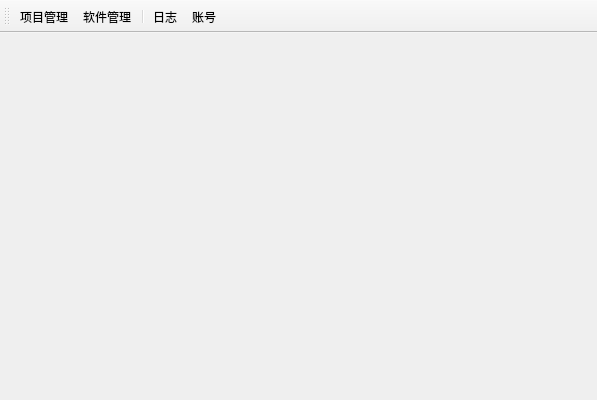
<?xml version="1.0" encoding="UTF-8"?>
<ui version="4.0">
 <class>SIMSClass</class>
 <widget class="QMainWindow" name="SIMSClass">
  <property name="geometry">
   <rect>
    <x>0</x>
    <y>0</y>
    <width>597</width>
    <height>400</height>
   </rect>
  </property>
  <property name="windowTitle">
   <string>SIMS</string>
  </property>
  <widget class="QWidget" name="centralWidget">
   <property name="styleSheet">
    <string notr="true">background-image: url(:/background/background.jpg);</string>
   </property>
   <layout class="QHBoxLayout" name="horizontalLayout">
    <property name="spacing">
     <number>0</number>
    </property>
    <property name="leftMargin">
     <number>0</number>
    </property>
    <property name="topMargin">
     <number>0</number>
    </property>
    <property name="rightMargin">
     <number>0</number>
    </property>
    <property name="bottomMargin">
     <number>0</number>
    </property>
   </layout>
  </widget>
  <widget class="QMenuBar" name="menuBar">
   <property name="geometry">
    <rect>
     <x>0</x>
     <y>0</y>
     <width>597</width>
     <height>18</height>
    </rect>
   </property>
  </widget>
  <widget class="QToolBar" name="mainToolBar">
   <attribute name="toolBarArea">
    <enum>TopToolBarArea</enum>
   </attribute>
   <attribute name="toolBarBreak">
    <bool>false</bool>
   </attribute>
   <addaction name="project"/>
   <addaction name="software"/>
   <addaction name="separator"/>
   <addaction name="log"/>
   <addaction name="account"/>
  </widget>
  <action name="project">
   <property name="icon">
    <iconset resource="SIMS.qrc">
     <normaloff>:/icons/icons/project.png</normaloff>:/icons/icons/project.png</iconset>
   </property>
   <property name="text">
    <string>项目管理</string>
   </property>
  </action>
  <action name="software">
   <property name="icon">
    <iconset resource="SIMS.qrc">
     <normaloff>:/icons/icons/software.png</normaloff>:/icons/icons/software.png</iconset>
   </property>
   <property name="text">
    <string>软件管理</string>
   </property>
   <property name="toolTip">
    <string>软件管理</string>
   </property>
  </action>
  <action name="account">
   <property name="icon">
    <iconset resource="SIMS.qrc">
     <normaloff>:/icons/icons/account.png</normaloff>:/icons/icons/account.png</iconset>
   </property>
   <property name="text">
    <string>账号</string>
   </property>
   <property name="toolTip">
    <string>账号</string>
   </property>
  </action>
  <action name="log">
   <property name="icon">
    <iconset resource="SIMS.qrc">
     <normaloff>:/icons/icons/log.png</normaloff>:/icons/icons/log.png</iconset>
   </property>
   <property name="text">
    <string>日志</string>
   </property>
   <property name="toolTip">
    <string>日志</string>
   </property>
  </action>
  <action name="statistics">
   <property name="icon">
    <iconset resource="SIMS.qrc">
     <normaloff>:/icons/icons/statistics.png</normaloff>:/icons/icons/statistics.png</iconset>
   </property>
   <property name="text">
    <string>统计</string>
   </property>
   <property name="toolTip">
    <string>统计</string>
   </property>
  </action>
  <action name="dataStream">
   <property name="icon">
    <iconset resource="SIMS.qrc">
     <normaloff>:/icons/icons/dataStream.png</normaloff>:/icons/icons/dataStream.png</iconset>
   </property>
   <property name="text">
    <string>信息流设计</string>
   </property>
   <property name="toolTip">
    <string>信息流设计</string>
   </property>
  </action>
 </widget>
 <layoutdefault spacing="6" margin="11"/>
 <resources>
  <include location="SIMS.qrc"/>
 </resources>
 <connections/>
</ui>
